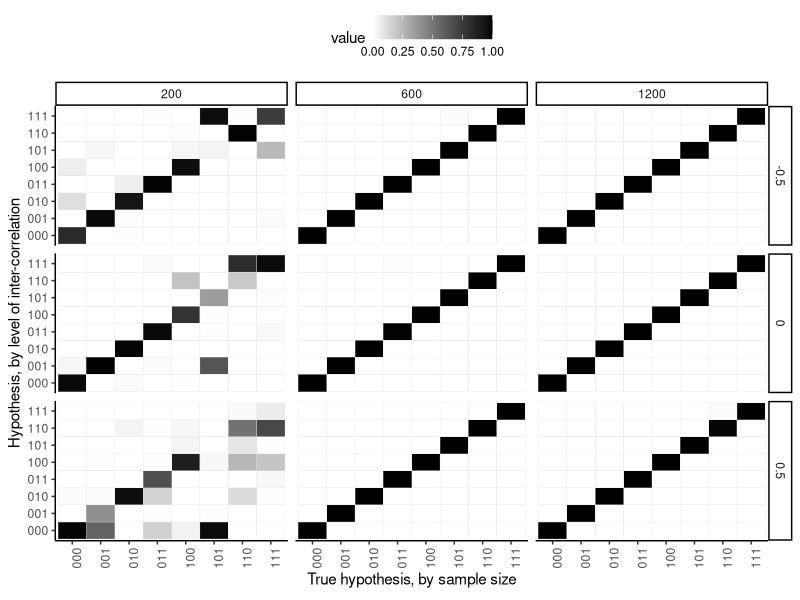

The R script that drew this image:
# Reproduce figures/fig6-v1.eps

## Load the relevant libraries
library(dplyr)
library(ggplot2)
library(readr)

## Create the plot
p <-
    readr::read_csv("data/fig6-v1-g.csv") %>%
    dplyr::mutate(
        N = factor(N),
        l = factor(l, labels = c(-.5, 0, .5)),
        H0 = factor(H0),
        H1 = factor(H1)
    ) %>%
    ggplot(aes(H0, H1)) +
    geom_tile(aes(fill = value), color = "grey90") +
    facet_grid(l ~ N) +
    labs(
        y = "Hypothesis, by level of inter-correlation",
        x = expression(paste("True hypothesis, by sample size"))
    ) +
    theme_classic() +
    theme(legend.position = "top") +
    scale_fill_gradient(low = "white", high = "black") +
    theme(axis.text.x = element_text(angle = 90))

## Save the plot in pdf format
ggsave("figures/fig6-v1.eps", p, width = 6, height = 5)
